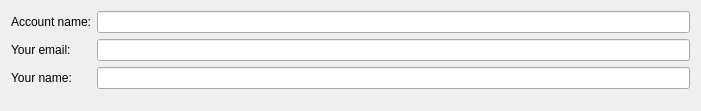
<?xml version="1.0" encoding="UTF-8"?>
<ui version="4.0">
 <class>AccountAddWizardEmailPage</class>
 <widget class="QWizardPage" name="AccountAddWizardEmailPage">
  <property name="geometry">
   <rect>
    <x>0</x>
    <y>0</y>
    <width>701</width>
    <height>111</height>
   </rect>
  </property>
  <property name="windowTitle">
   <string/>
  </property>
  <property name="title">
   <string/>
  </property>
  <layout class="QFormLayout" name="formLayout">
   <item row="1" column="0">
    <widget class="QLabel" name="label">
     <property name="text">
      <string>Your email:</string>
     </property>
    </widget>
   </item>
   <item row="1" column="1">
    <widget class="QLineEdit" name="Email_"/>
   </item>
   <item row="2" column="0">
    <widget class="QLabel" name="label_2">
     <property name="text">
      <string>Your name:</string>
     </property>
    </widget>
   </item>
   <item row="2" column="1">
    <widget class="QLineEdit" name="Name_"/>
   </item>
   <item row="0" column="1">
    <widget class="QLineEdit" name="AccName_"/>
   </item>
   <item row="0" column="0">
    <widget class="QLabel" name="label_3">
     <property name="text">
      <string>Account name:</string>
     </property>
    </widget>
   </item>
  </layout>
 </widget>
 <tabstops>
  <tabstop>AccName_</tabstop>
  <tabstop>Email_</tabstop>
  <tabstop>Name_</tabstop>
 </tabstops>
 <resources/>
 <connections/>
</ui>
